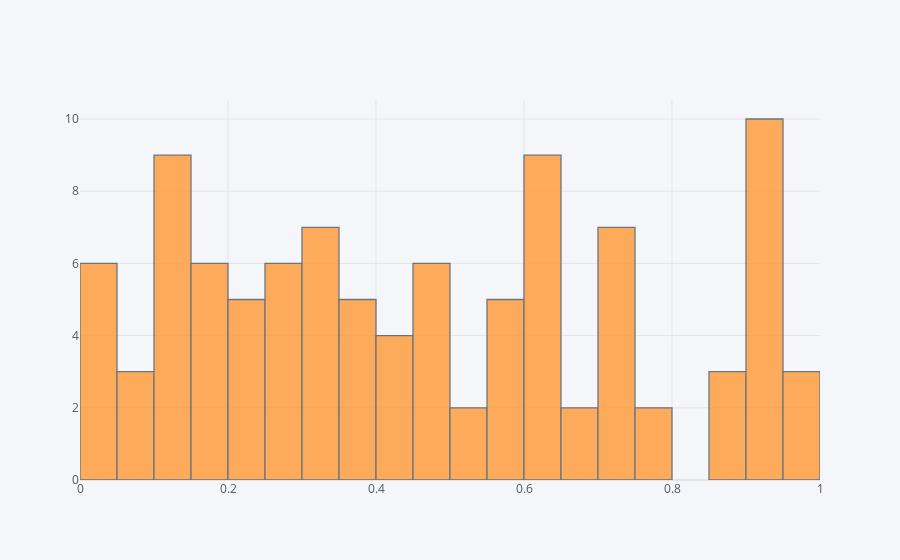

The notebook cell this image was saved under:
### Code cell
df['A'].iplot(kind='hist', bins=25)

### Figure 1 — Plotly figure (JSON) as saved in the notebook; plotly's stock layout.template omitted (floating-point values rounded to 4 significant figures)
{"data": [{"histfunc": "count", "histnorm": "", "marker": {"color": "rgba(255, 153, 51, 1.0)", "line": {"color": "#4D5663", "width": 1.3}}, "name": "A", "nbinsx": 25, "opacity": 0.8, "orientation": "v", "type": "histogram", "x": [0.6875, 0.5514, 0.4522, 0.322, 0.4985, 0.8958, 0.5925, 0.01909, 0.1685, 0.03917, 0.9121, 0.238, 0.7258, 0.3401, 0.9492, 0.1599, 0.9754, 0.3514, 0.7067, 0.6239, 0.7027, 0.7993, 0.3385, 0.6301, 0.05119, 0.7224, 0.461, 0.1831, 0.4005, 0.01441, 0.5457, 0.1086, 0.1159, 0.1057, 0.9819, 0.8618, 0.9415, 0.3581, 0.6235, 0.1531, 0.234, 0.4388, 0.09121, 0.259, 0.03974, 0.9285, 0.6081, 0.1012, 0.1162, 0.6088, 0.1199, 0.2828, 0.1275, 0.2149, 0.7205, 0.5518, 0.7227, 0.328, 0.4901, 0.1195, 0.7687, 0.8652, 0.3388, 0.2001, 0.2609, 0.9954, 0.2724, 0.2758, 0.3088, 0.5796, 0.5462, 0.6872, 0.4277, 0.6432, 0.1033, 0.02154, 0.5827, 0.1962, 0.9302, 0.3524, 0.927, 0.00967, 0.647, 0.08189, 0.6471, 0.7187, 0.648, 0.939, 0.396, 0.4997, 0.398, 0.4333, 0.182, 0.9056, 0.495, 0.2728, 0.3264, 0.9383, 0.9229, 0.228]}], "layout": {"barmode": "overlay", "legend": {"bgcolor": "#F5F6F9", "font": {"color": "#4D5663"}}, "paper_bgcolor": "#F5F6F9", "plot_bgcolor": "#F5F6F9", "title": {"font": {"color": "#4D5663"}}, "xaxis": {"gridcolor": "#E1E5ED", "showgrid": true, "tickfont": {"color": "#4D5663"}, "title": {"font": {"color": "#4D5663"}, "text": ""}, "zerolinecolor": "#E1E5ED"}, "yaxis": {"gridcolor": "#E1E5ED", "showgrid": true, "tickfont": {"color": "#4D5663"}, "title": {"font": {"color": "#4D5663"}, "text": ""}, "zerolinecolor": "#E1E5ED"}}}
